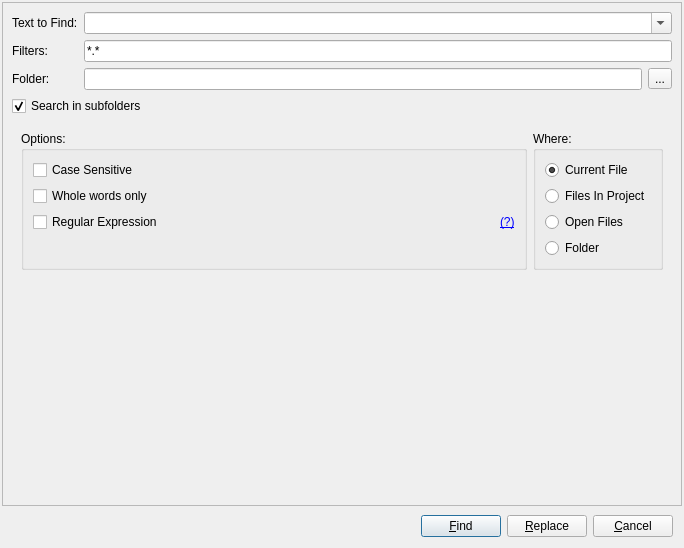
<?xml version="1.0" encoding="UTF-8"?>
<ui version="4.0">
 <class>SearchInFileDialog</class>
 <widget class="QDialog" name="SearchInFileDialog">
  <property name="geometry">
   <rect>
    <x>0</x>
    <y>0</y>
    <width>684</width>
    <height>548</height>
   </rect>
  </property>
  <property name="windowTitle">
   <string>Search in Files</string>
  </property>
  <layout class="QVBoxLayout" name="dialogLayout">
   <property name="spacing">
    <number>0</number>
   </property>
   <property name="leftMargin">
    <number>2</number>
   </property>
   <property name="topMargin">
    <number>2</number>
   </property>
   <property name="rightMargin">
    <number>2</number>
   </property>
   <property name="bottomMargin">
    <number>2</number>
   </property>
   <item>
    <widget class="QFrame" name="frame">
     <property name="frameShape">
      <enum>QFrame::StyledPanel</enum>
     </property>
     <property name="frameShadow">
      <enum>QFrame::Raised</enum>
     </property>
     <layout class="QVBoxLayout" name="verticalLayout_2">
      <item>
       <widget class="QWidget" name="widget_2" native="true">
        <property name="sizePolicy">
         <sizepolicy hsizetype="Expanding" vsizetype="Preferred">
          <horstretch>0</horstretch>
          <verstretch>0</verstretch>
         </sizepolicy>
        </property>
        <layout class="QGridLayout" name="gridLayout">
         <property name="leftMargin">
          <number>0</number>
         </property>
         <property name="topMargin">
          <number>0</number>
         </property>
         <property name="rightMargin">
          <number>0</number>
         </property>
         <property name="bottomMargin">
          <number>0</number>
         </property>
         <item row="1" column="1" colspan="2">
          <widget class="QLineEdit" name="txtFilters">
           <property name="text">
            <string>*.*</string>
           </property>
          </widget>
         </item>
         <item row="0" column="0">
          <widget class="QLabel" name="lblFind">
           <property name="sizePolicy">
            <sizepolicy hsizetype="Preferred" vsizetype="Preferred">
             <horstretch>0</horstretch>
             <verstretch>0</verstretch>
            </sizepolicy>
           </property>
           <property name="text">
            <string>Text to Find:</string>
           </property>
          </widget>
         </item>
         <item row="1" column="0">
          <widget class="QLabel" name="lblFilters">
           <property name="text">
            <string>Filters:</string>
           </property>
          </widget>
         </item>
         <item row="2" column="2">
          <widget class="QToolButton" name="btnChangeFolder">
           <property name="text">
            <string>...</string>
           </property>
          </widget>
         </item>
         <item row="0" column="1" colspan="2">
          <widget class="QComboBox" name="cbFind">
           <property name="sizePolicy">
            <sizepolicy hsizetype="Expanding" vsizetype="Fixed">
             <horstretch>0</horstretch>
             <verstretch>0</verstretch>
            </sizepolicy>
           </property>
           <property name="editable">
            <bool>true</bool>
           </property>
           <property name="insertPolicy">
            <enum>QComboBox::InsertAtTop</enum>
           </property>
          </widget>
         </item>
         <item row="2" column="1">
          <widget class="QLineEdit" name="txtFolder"/>
         </item>
         <item row="2" column="0">
          <widget class="QLabel" name="lblFolder">
           <property name="text">
            <string>Folder:</string>
           </property>
          </widget>
         </item>
         <item row="3" column="0" colspan="3">
          <widget class="QCheckBox" name="chkSearchSubFolders">
           <property name="text">
            <string>Search in subfolders</string>
           </property>
           <property name="checked">
            <bool>true</bool>
           </property>
          </widget>
         </item>
        </layout>
       </widget>
      </item>
      <item>
       <widget class="QWidget" name="widget_3" native="true">
        <layout class="QGridLayout" name="gridLayout_2">
         <item row="0" column="1">
          <widget class="QWidget" name="widget_4" native="true">
           <layout class="QHBoxLayout" name="horizontalLayout_2">
            <property name="spacing">
             <number>7</number>
            </property>
            <property name="leftMargin">
             <number>0</number>
            </property>
            <property name="topMargin">
             <number>0</number>
            </property>
            <property name="rightMargin">
             <number>0</number>
            </property>
            <property name="bottomMargin">
             <number>0</number>
            </property>
            <item>
             <widget class="QGroupBox" name="grpWhere">
              <property name="title">
               <string>Where:</string>
              </property>
              <layout class="QVBoxLayout" name="verticalLayout_4">
               <item>
                <widget class="QRadioButton" name="rbCurrentFile">
                 <property name="text">
                  <string>Current File</string>
                 </property>
                 <property name="checked">
                  <bool>true</bool>
                 </property>
                </widget>
               </item>
               <item>
                <widget class="QRadioButton" name="rbProject">
                 <property name="text">
                  <string>Files In Project</string>
                 </property>
                </widget>
               </item>
               <item>
                <widget class="QRadioButton" name="rbOpenFiles">
                 <property name="text">
                  <string>Open Files</string>
                 </property>
                </widget>
               </item>
               <item>
                <widget class="QRadioButton" name="rbFolder">
                 <property name="text">
                  <string>Folder</string>
                 </property>
                </widget>
               </item>
              </layout>
             </widget>
            </item>
           </layout>
          </widget>
         </item>
         <item row="0" column="0">
          <widget class="QGroupBox" name="grpOptions">
           <property name="title">
            <string>Options:</string>
           </property>
           <layout class="QGridLayout" name="gridLayout_3">
            <item row="1" column="0">
             <widget class="QCheckBox" name="chkWholeWord">
              <property name="text">
               <string>Whole words only</string>
              </property>
             </widget>
            </item>
            <item row="0" column="0">
             <widget class="QCheckBox" name="chkCaseSensetive">
              <property name="text">
               <string>Case Sensitive</string>
              </property>
             </widget>
            </item>
            <item row="3" column="0">
             <widget class="QWidget" name="widget_31" native="true">
              <layout class="QHBoxLayout" name="horizontalLayout_3">
               <property name="leftMargin">
                <number>0</number>
               </property>
               <property name="topMargin">
                <number>0</number>
               </property>
               <property name="rightMargin">
                <number>0</number>
               </property>
               <property name="bottomMargin">
                <number>0</number>
               </property>
              </layout>
             </widget>
            </item>
            <item row="2" column="0">
             <widget class="QCheckBox" name="chkRegExp">
              <property name="sizePolicy">
               <sizepolicy hsizetype="Expanding" vsizetype="Fixed">
                <horstretch>0</horstretch>
                <verstretch>0</verstretch>
               </sizepolicy>
              </property>
              <property name="text">
               <string>Regular Expression</string>
              </property>
             </widget>
            </item>
            <item row="2" column="1">
             <widget class="QLabel" name="txtRegExpHelp">
              <property name="sizePolicy">
               <sizepolicy hsizetype="Preferred" vsizetype="Preferred">
                <horstretch>0</horstretch>
                <verstretch>0</verstretch>
               </sizepolicy>
              </property>
              <property name="text">
               <string notr="true">&lt;html&gt;&lt;head/&gt;&lt;body&gt;&lt;p&gt;&lt;a href=&quot;https://docs.microsoft.com/en-us/dotnet/standard/base-types/regular-expression-language-quick-reference&quot;&gt;&lt;span style=&quot; text-decoration: underline; color:#0000ff;&quot;&gt;(?)&lt;/span&gt;&lt;/a&gt;&lt;/p&gt;&lt;/body&gt;&lt;/html&gt;</string>
              </property>
              <property name="openExternalLinks">
               <bool>true</bool>
              </property>
             </widget>
            </item>
           </layout>
          </widget>
         </item>
        </layout>
       </widget>
      </item>
      <item>
       <spacer name="verticalSpacer">
        <property name="orientation">
         <enum>Qt::Vertical</enum>
        </property>
        <property name="sizeHint" stdset="0">
         <size>
          <width>20</width>
          <height>134</height>
         </size>
        </property>
       </spacer>
      </item>
     </layout>
    </widget>
   </item>
   <item>
    <widget class="QWidget" name="widget" native="true">
     <property name="sizePolicy">
      <sizepolicy hsizetype="Preferred" vsizetype="Preferred">
       <horstretch>0</horstretch>
       <verstretch>0</verstretch>
      </sizepolicy>
     </property>
     <layout class="QHBoxLayout" name="horizontalLayout">
      <item>
       <spacer name="horizontalSpacer">
        <property name="orientation">
         <enum>Qt::Horizontal</enum>
        </property>
        <property name="sizeHint" stdset="0">
         <size>
          <width>455</width>
          <height>20</height>
         </size>
        </property>
       </spacer>
      </item>
      <item>
       <widget class="QPushButton" name="btnExecute">
        <property name="text">
         <string>&amp;Find</string>
        </property>
        <property name="autoDefault">
         <bool>false</bool>
        </property>
        <property name="default">
         <bool>true</bool>
        </property>
       </widget>
      </item>
      <item>
       <widget class="QPushButton" name="btnReplace">
        <property name="text">
         <string>&amp;Replace</string>
        </property>
        <property name="autoDefault">
         <bool>false</bool>
        </property>
       </widget>
      </item>
      <item>
       <widget class="QPushButton" name="btnCancel">
        <property name="text">
         <string>&amp;Cancel</string>
        </property>
        <property name="autoDefault">
         <bool>false</bool>
        </property>
       </widget>
      </item>
     </layout>
    </widget>
   </item>
  </layout>
 </widget>
 <tabstops>
  <tabstop>btnExecute</tabstop>
  <tabstop>btnReplace</tabstop>
  <tabstop>btnCancel</tabstop>
  <tabstop>cbFind</tabstop>
  <tabstop>txtFilters</tabstop>
  <tabstop>txtFolder</tabstop>
  <tabstop>btnChangeFolder</tabstop>
  <tabstop>chkSearchSubFolders</tabstop>
  <tabstop>chkCaseSensetive</tabstop>
  <tabstop>chkWholeWord</tabstop>
  <tabstop>chkRegExp</tabstop>
  <tabstop>rbCurrentFile</tabstop>
  <tabstop>rbProject</tabstop>
  <tabstop>rbOpenFiles</tabstop>
  <tabstop>rbFolder</tabstop>
 </tabstops>
 <resources/>
 <connections/>
</ui>
